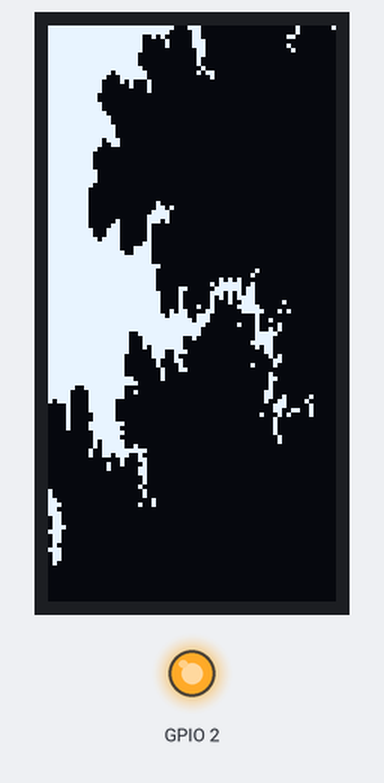
The sketch below on a simulated ESP8266 (NodeMCU). On the bench: 64×128 one-colour display, output pins drawn as LEDs (lit = HIGH). The local clock reads 2024-03-15 10:24:30 at power-on unless the sketch sets it.

Above: at 40.3 s.
At 80.3 s:
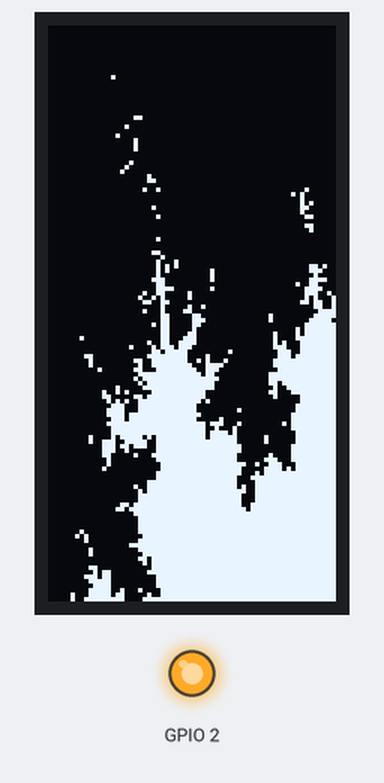
At 120.3 s:
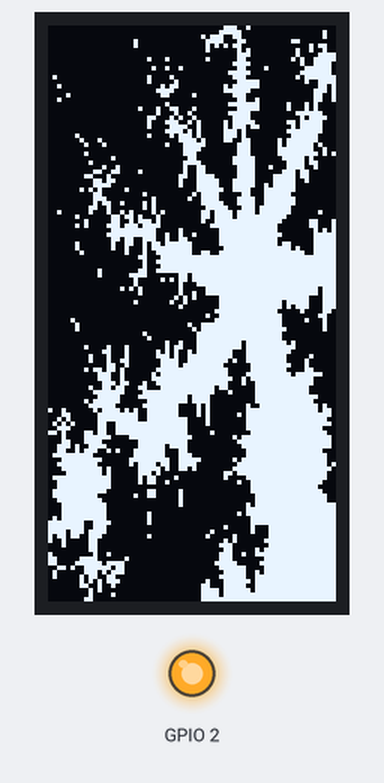
Timing chart, 0 to 121.8 s (numbered marks = the images above):
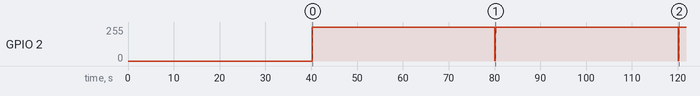

The sketch:

monochrome_0.96_128x64_OLED_I2C.ino
```cpp
#include <stdio.h>

#include <Arduino.h>

#include <U8g2lib.h>            //https://github.com/olikraus/u8g2
#include <Wire.h>

#include <Timezone.h>           //https://github.com/JChristensen/Timezone
#include <ESP8266TrueRandom.h>  //https://github.com/marvinroger/ESP8266TrueRandom
#include "mandelbrot.h"

#define arr_len( x )  ( sizeof( x ) / sizeof( *x ) )


/*
wiring

OLED    ESP8266

VCC     VCC, EN
GND     GND, GPI015
SCL     GPI04
SDA     GPI05
*/

U8G2_SSD1306_128X64_NONAME_F_SW_I2C u8g2(U8G2_R3, /* clock=*/ 4, /* data=*/ 5, /* reset=*/ U8X8_PIN_NONE);

int intImageWidth = 64;
int intImageHeight = 128;


//Central European Time (Frankfurt, Paris)
TimeChangeRule CEST = {"CEST", Last, Sun, Mar, 2, 120};     //Central European Summer Time
TimeChangeRule CET = {"CET ", Last, Sun, Oct, 3, 60};       //Central European Standard Time
Timezone CE(CEST, CET);

TimeChangeRule *tcr;        //pointer to the time change rule, use to get the TZ abbrev
time_t cet;

time_t previousCET;


long lPrevMill = 0;


Mandelbrot mandel;

struct set
{
   float fXmin;
   float fXmax;
   float fYmin;
   float fYmax;
   int intIteration;
};

//http://www.atopon.org/mandel
set mandelset[11];

int intCurrentSet = 1;


void setup(void)
{
  Serial.begin(115200);

  pinMode(2, OUTPUT);

  u8g2.begin();


  mandelset[1].fXmin = -2.2;
  mandelset[1].fXmax = 0.6;
  mandelset[1].fYmin = -1.2;
  mandelset[1].fYmax = 1.2;
  mandelset[1].intIteration = 65;

  mandelset[2].fXmin = -1.14375;
  mandelset[2].fXmax = -1.0975;
  mandelset[2].fYmin = 0.26875;
  mandelset[2].fYmax = 0.31499;
  mandelset[2].intIteration = 30;

  mandelset[3].fXmin = -1.27604166;
  mandelset[3].fXmax = -1.22430555;
  mandelset[3].fYmin = -0.13784722;
  mandelset[3].fYmax = -0.08611111;
  mandelset[3].intIteration = 50;

  mandelset[4].fXmin = -1.24809698;
  mandelset[4].fXmax = -1.23779766;
  mandelset[4].fYmin = -0.12339584;
  mandelset[4].fYmax = -0.11309652;
  mandelset[4].intIteration = 80;

  mandelset[5].fXmin = -1.44569444;
  mandelset[5].fXmax = -1.41138888;
  mandelset[5].fYmin = -0.01717592;
  mandelset[5].fYmax = 0.01717592;
  mandelset[5].intIteration = 30;

  mandelset[6].fXmin = -0.79705671;
  mandelset[6].fXmax = -0.78599305;
  mandelset[6].fYmin = 0.15634722;
  mandelset[6].fYmax = 0.16741087;
  mandelset[6].intIteration = 65;

  mandelset[7].fXmin = -0.79004972;
  mandelset[7].fXmax = -0.78854179;
  mandelset[7].fYmin = 0.16365377;
  mandelset[7].fYmax = 0.16515171;
  mandelset[7].intIteration = 75;

  mandelset[8].fXmin = -0.75007976;
  mandelset[8].fXmax = -0.74952064;
  mandelset[8].fYmin = -0.04186508;
  mandelset[8].fYmax = -0.04130596;
  mandelset[8].intIteration = 250;

  mandelset[9].fXmin = 0.16979166;
  mandelset[9].fXmax = 0.19916666;
  mandelset[9].fYmin = -0.60187499;
  mandelset[9].fYmax = -0.57249999;
  mandelset[9].intIteration = 60;

  mandelset[10].fXmin = 0.17832764;
  mandelset[10].fXmax = 0.17861277;
  mandelset[10].fYmin = -0.58028664;
  mandelset[10].fYmax = -0.5800015;
  mandelset[10].intIteration = 260;

  mandelset[0] = mandelset[intCurrentSet];


  mandel.SetImageColors(0, 1);
  mandel.SetImageSize(intImageWidth, intImageHeight);


  lPrevMill = millis();
}

void loop()
{
  previousCET = cet;
  cet = CE.toLocal(now(),&tcr);
  unsigned long currentMillis = millis();

  if (currentMillis - lPrevMill >= 40000)
  {
    lPrevMill = currentMillis;

    intCurrentSet++;

    if (intCurrentSet >= arr_len(mandelset))
    {
      intCurrentSet = 1;
    }


    //intCurrentSet = ESP8266TrueRandom.random(1, arr_len(mandelset));


    mandelset[0] = mandelset[intCurrentSet];

    RenderPicture();


    //int intInvert = ESP8266TrueRandom.random(2);

    //if (intInvert == 0)
    //{
    //  mandel.SetImageColors(0, 1);
    //}
    //else
    //{
    //  mandel.SetImageColors(1, 0);
    //}
  }

  if (second(previousCET) != second(cet))
  {

  }

}

void RenderPicture()
{
  mandel.SetMandelbrotParameters(mandelset[0].fXmin, mandelset[0].fXmax, mandelset[0].fYmin, mandelset[0].fYmax, mandelset[0].intIteration);


  u8g2.clearBuffer();

  for(int y = 0; y < intImageHeight; ++y)
  {
    digitalWrite(2, LOW);

    RenderLine(y);

    delay(1);

    digitalWrite(2, HIGH);
  }

  u8g2.sendBuffer();
}

void RenderLine(int y)
{
  uint16_t col;

  for(int x = 0; x < intImageWidth; ++x)
  {
    col = mandel.RenderPixel(x, y);

    u8g2.setColorIndex(col);
    u8g2.drawPixel(x,y);
  }
}
```

mandelbrot.h
```cpp
//code from https://github.com/MarquisdeGeek/arduino-fractal/
//changed a little bit

typedef float imaginaryaxe;
typedef uint16_t color;

class Mandelbrot
{
  private:
    float fXmin;
    float fXmax;
    float fYmin;
    float fYmax;
    int intMaxIteration;
    const int escape_velocity = 10;

    int intImageWidth;
    int intImageHeight;

    color colorBackground;
    color colorForeground;

  public:
    void SetMandelbrotParameters(float xmin, float xmax, float ymin, float ymax, int iteration)
    {
      fXmin = xmin;
      fXmax = xmax;
      fYmin = ymin;
      fYmax = ymax;
      intMaxIteration = iteration;
    }

    void SetImageColors(color background, color foreground)
    {
      colorBackground = background;
      colorForeground = foreground;
    }

    void SetImageSize(int width, int height)
    {
      intImageWidth = width;
      intImageHeight = height;
    }

    color ComputeArea(imaginaryaxe cx, imaginaryaxe cy)
    {
      int iteration = 0;
      imaginaryaxe x1 = 0;
      imaginaryaxe y1 = 0;
      imaginaryaxe x2 = 0;
      imaginaryaxe y2 = 0;
      imaginaryaxe temp = 0;

      while(true)
      {
        if (iteration >= intMaxIteration)
        {
          return colorForeground;
        }
        else if ((x2 + y2) > escape_velocity)
        {
          return colorBackground;
        }

        temp = x2 - y2 + cx;
        y1 = (2 * x1 * y1) + cy;
        x1 = temp;

        x2 = x1 * x1;
        y2 = y1 * y1;

        ++iteration;
      }
    }

    color RenderPixel(int x, int y)
    {
      imaginaryaxe deltaX = (fXmax - fXmin) / (intImageHeight - 1);
      imaginaryaxe deltaY = (fYmax - fYmin) / (intImageWidth - 1);

      imaginaryaxe cx = fXmin + y * deltaX;
      imaginaryaxe cy = fYmin + x * deltaY;

      return ComputeArea(cx, cy);
   }

};
```

Measured:
- by itself, GPIO 2: alternates 255/255 for 39.9 s and 1/255 for 0.12 s
- what the display in image 0 shows lasts 40.0 s, from 40.2 s to 80.2 s
